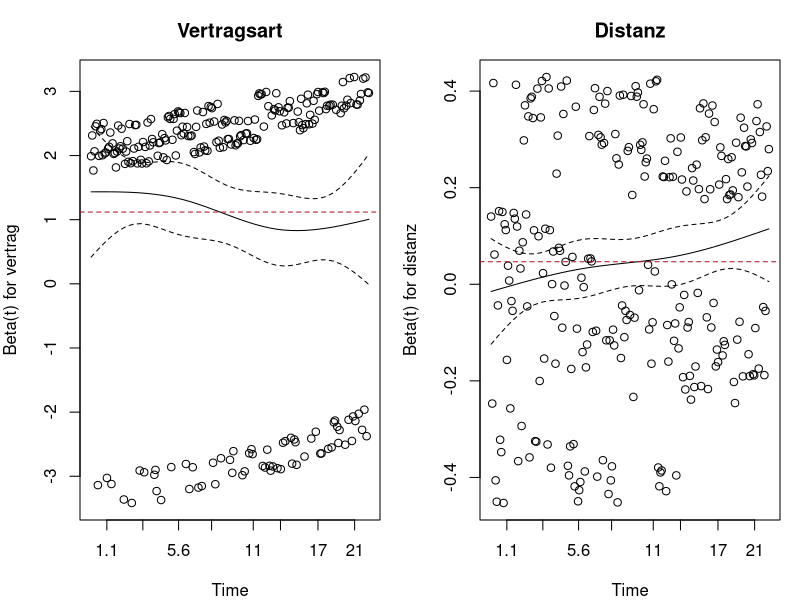
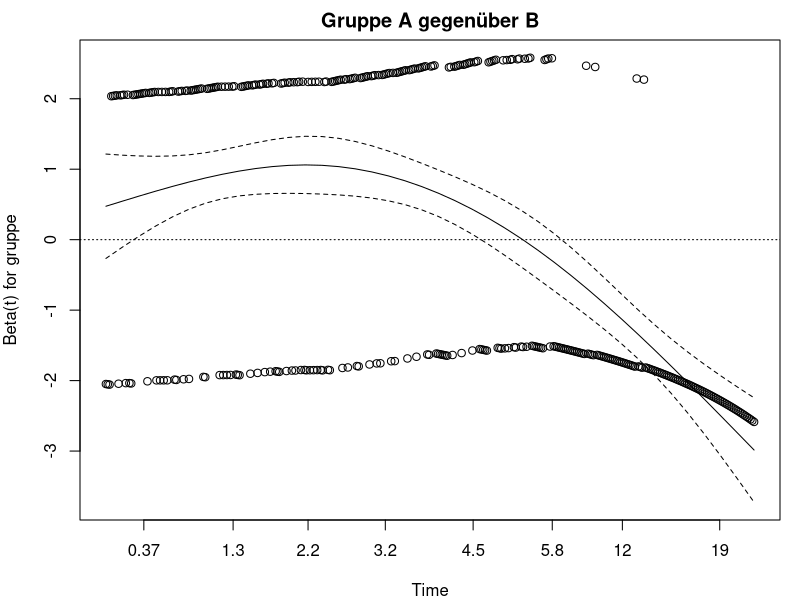

Reproduce these figures in R, in order.
## ---- chunk 1
#| label: setup-r
#| include: false
library(survival)

# Derselbe Abo-Datensatz wie auf den beiden vorangehenden Seiten.
lehmer <- function(saat, anzahl) {
  s <- saat
  raus <- numeric(anzahl)
  for (k in seq_len(anzahl)) {
    s <- (16807 * s) %% 2147483647
    raus[k] <- s / 2147483647
  }
  raus
}

n <- 400
vertrag <- factor(ifelse(lehmer(7001, n) < 0.55, "Monat", "Jahr"),
                  levels = c("Jahr", "Monat"))
distanz <- round(0.5 + 14.5 * lehmer(7002, n), 1)
rate <- 0.018 * exp(0.85 * (vertrag == "Monat") + 0.045 * distanz)
zeit_ereignis <- -log(lehmer(7003, n)) / rate
stichtag <- 24

abo <- data.frame(
  zeit = pmin(zeit_ereignis, stichtag),
  status = as.integer(zeit_ereignis <= stichtag),
  vertrag = vertrag,
  distanz = distanz
)
## ---- chunk 2
#| label: b1-cox-r
modell <- coxph(Surv(zeit, status) ~ vertrag + distanz, data = abo)
summary(modell)
## ---- chunk 3
#| label: fig-b2-cox-r
#| fig-cap: "Beispiel 2: Schoenfeld-Residuen je Prädiktor. Ein waagrechter Verlauf spricht für proportionale Hazards."
#| fig-height: 3.4
pruefung <- cox.zph(modell)
pruefung

par(mfrow = c(1, 2), mar = c(4, 4, 3, 1))
plot(pruefung[1], main = "Vertragsart")
abline(h = coef(modell)[1], col = "#b2182b", lty = 2)
plot(pruefung[2], main = "Distanz")
abline(h = coef(modell)[2], col = "#b2182b", lty = 2)
par(mfrow = c(1, 1))
## ---- chunk 4
#| label: b3-cox-r
abo$trainingsminuten <- round(55 + 15 * qnorm(lehmer(5555, nrow(abo))))

modell_b <- coxph(Surv(zeit, status) ~ vertrag + distanz + trainingsminuten,
                  data = abo)
round(summary(modell_b)$conf.int[, c("exp(coef)", "lower .95", "upper .95")], 4)
round(summary(modell_b)$coefficients[, "Pr(>|z|)"], 4)

# Vergleich der beiden Modelle
round(c(konkordanz_ohne = summary(modell)$concordance[1],
        konkordanz_mit = summary(modell_b)$concordance[1]), 4)
round(c(AIC_ohne = AIC(modell), AIC_mit = AIC(modell_b)), 2)
anova(modell, modell_b)
## ---- chunk 5
#| label: fig-b4-cox-r
#| fig-cap: "Beispiel 4: Schoenfeld-Residuen bei verletzter Annahme, der Effekt fällt sichtbar mit der Zeit."
#| fig-height: 3.2
m <- 250
frueh <- -log(lehmer(5151, m)) / 0.16
spaet <- 6 - log(lehmer(5252, m)) / 0.004
a_zeit <- ifelse(frueh <= 6, frueh, spaet)
b_zeit <- -log(lehmer(5353, m)) / 0.075

kreuz <- data.frame(
  zeit = pmin(c(a_zeit, b_zeit), 24),
  status = as.integer(c(a_zeit, b_zeit) <= 24),
  gruppe = factor(rep(c("A", "B"), each = m), levels = c("B", "A"))
)

modell_c <- coxph(Surv(zeit, status) ~ gruppe, data = kreuz)
round(summary(modell_c)$conf.int[, c("exp(coef)", "lower .95", "upper .95")], 4)
round(summary(modell_c)$coefficients[, "Pr(>|z|)"], 4)

pruefung_c <- cox.zph(modell_c)
pruefung_c

par(mar = c(4, 4, 2, 1))
plot(pruefung_c, main = "Gruppe A gegenüber B")
abline(h = 0, lty = 3)

# Getrennt nach Zeitabschnitt
frueh_teil <- transform(kreuz, z = pmin(zeit, 6),
                        s = as.integer(status == 1 & zeit <= 6))
spaet_teil <- subset(kreuz, zeit > 6)
round(c(
  bis_6 = exp(coef(coxph(Surv(z, s) ~ gruppe, data = frueh_teil))),
  ab_6 = exp(coef(coxph(Surv(zeit, status) ~ gruppe, data = spaet_teil)))
), 3)
## ---- chunk 6
#| label: b5-cox-r
modell_strat <- coxph(Surv(zeit, status) ~ distanz + strata(vertrag),
                      data = abo)
summary(modell_strat)

# Gegenüberstellung mit dem ungeschichteten Modell
round(rbind(
  ungeschichtet = summary(modell)$conf.int["distanz",
                                           c("exp(coef)", "lower .95", "upper .95")],
  geschichtet = summary(modell_strat)$conf.int["distanz",
                                               c("exp(coef)", "lower .95", "upper .95")]
), 4)
